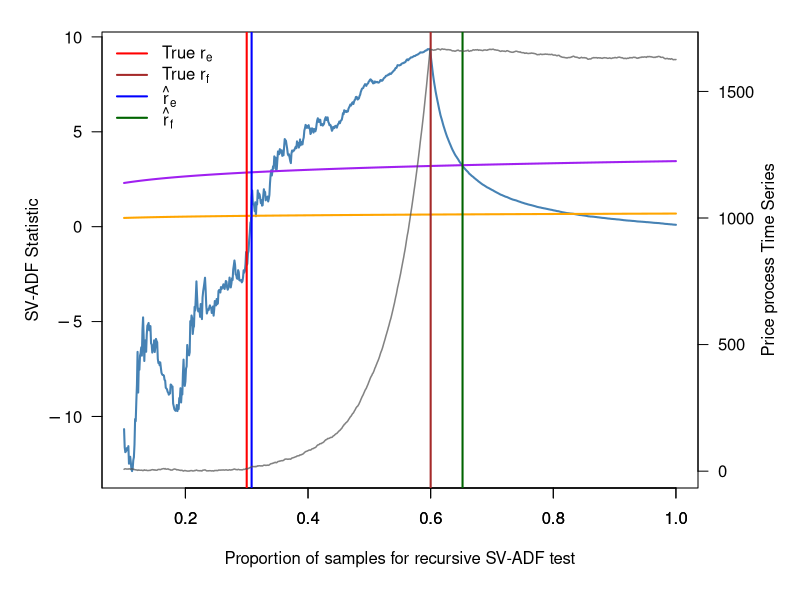
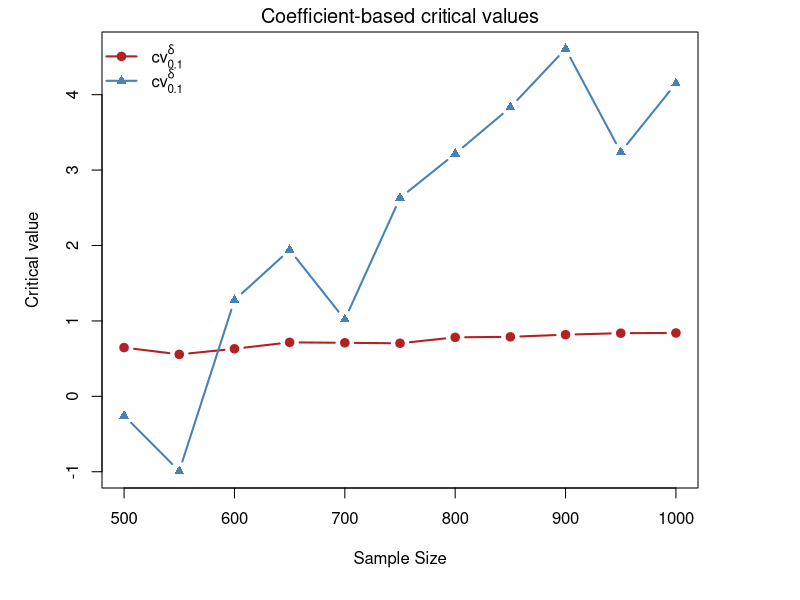

Reproduce these figures in R, in order.
################################################################################
# Threshold selections.R
#
# Replication code for Figure 12 of the main paper and Figure A.3 / Table A.1
# of the Online Appendix for:
#
# "Is There an AI Bubble? Robust Date-Stamping for Periods of Exuberance"
#
# Figure 12:
#   One simulated recursive SV-ADF path with:
#     - true bubble origination fraction r_e,
#     - true bubble collapse fraction r_f,
#     - estimated origination fraction \hat r_e,
#     - estimated collapse fraction \hat r_f.
#
# Online Appendix Figure A.3:
#   Simulated coefficient-based critical values under H0 and H1.
#
# Online Appendix Table A.1:
#   Simulated coefficient-based critical values for n = 500, 550, ..., 1000.
#
# Notes:
# - Package installation is intentionally omitted; see README.md.
# - This script uses only base R.
# - Set SAVE_FIGURES <- TRUE to save PDF/PNG figures.
# - Set RECOMPUTE_CRITICAL_VALUES <- TRUE to rerun the Monte Carlo simulation
#   for Table A.1 and Figure A.3. Otherwise, the paper values are used directly.
################################################################################

# ------------------------------------------------------------------------------
# Global settings
# ------------------------------------------------------------------------------

SAVE_FIGURES <- TRUE
SAVE_TABLES <- TRUE
SAVE_PNG_PREVIEW <- TRUE

RECOMPUTE_CRITICAL_VALUES <- FALSE

OUTPUT_DIR <- "figures"
TABLE_DIR <- "tables"

if (!dir.exists(OUTPUT_DIR)) {
  dir.create(OUTPUT_DIR, recursive = TRUE)
}

if (!dir.exists(TABLE_DIR)) {
  dir.create(TABLE_DIR, recursive = TRUE)
}

FIGURE12_PDF <- file.path(OUTPUT_DIR, "sv_adf_plot_simulated_one.pdf")
FIGURE12_PNG <- file.path(OUTPUT_DIR, "sv_adf_plot_simulated_one.png")

APPENDIX_FIGURE_A3_PDF <- file.path(OUTPUT_DIR, "critical_values_plot.pdf")
APPENDIX_FIGURE_A3_PNG <- file.path(OUTPUT_DIR, "critical_values_plot.png")

APPENDIX_TABLE_A1_CSV <- file.path(TABLE_DIR, "tableA1_critical_values.csv")

################################################################################
# Helper functions
################################################################################

# Axis-label helper.
# Large values are displayed in scientific notation, e.g. 10^5 or 2 * 10^5.
sci_tick_labels <- function(vals) {
  out <- character(length(vals))
  
  for (i in seq_along(vals)) {
    v <- vals[i]
    
    if (!is.finite(v)) {
      out[i] <- "''"
      next
    }
    
    if (abs(v) < .Machine$double.eps) {
      out[i] <- "0"
      next
    }
    
    abs_v <- abs(v)
    exponent <- floor(log10(abs_v))
    
    if (exponent >= 4 || exponent <= -3) {
      multiplier <- round(v / (10^exponent), 2)
      
      if (abs(multiplier - round(multiplier)) < 1e-8) {
        multiplier <- round(multiplier)
      }
      
      if (abs(multiplier - 1) < 1e-8) {
        out[i] <- paste0("10^", exponent)
      } else if (abs(multiplier + 1) < 1e-8) {
        out[i] <- paste0("-10^", exponent)
      } else {
        out[i] <- paste0(multiplier, "%*%10^", exponent)
      }
    } else {
      out[i] <- format(round(v, 2), trim = TRUE, scientific = FALSE)
    }
  }
  
  parse(text = out)
}

# Generate X_0, ..., X_n under stochastic volatility with one bubble episode.
#
# Model:
#   X_t = a_t X_{t-1} + u_t,
#   u_t = sigma_t epsilon_t,
#   log(sigma_t^2) = phi_n log(sigma_{t-1}^2) + eta_t,
#
# where:
#   a_t = 1 before the bubble,
#   a_t = delta_n during the bubble,
#   a_t = 1 after collapse.
generate_series_bubble_sv <- function(
    n,
    r_e,
    r_f,
    c,
    alpha,
    d,
    eta,
    x0 = 5,
    sigma2_0 = 1
) {
  tau_e <- floor(n * r_e)
  tau_f <- floor(n * r_f)
  
  stopifnot(tau_e >= 1, tau_f > tau_e, tau_f <= n)
  
  delta_n <- 1 + c / (n^alpha)
  phi_n <- 1 - d / log(log(n))
  
  X <- numeric(n + 1)
  X[1] <- x0
  
  log_sigma2_prev <- log(sigma2_0)
  
  for (t in seq_len(n)) {
    eta_t <- rnorm(1, mean = 0, sd = eta)
    log_sigma2_t <- phi_n * log_sigma2_prev + eta_t
    sigma_t <- sqrt(exp(log_sigma2_t))
    u_t <- sigma_t * rnorm(1)
    
    a_t <- if (t < tau_e) {
      1
    } else if (t < tau_f) {
      delta_n
    } else {
      1
    }
    
    X[t + 1] <- a_t * X[t] + u_t
    log_sigma2_prev <- log_sigma2_t
  }
  
  X
}

# Generate X_0, ..., X_n under the unit-root null with stochastic volatility.
#
# Model:
#   X_t = X_{t-1} + u_t.
generate_series_h0_sv <- function(
    n,
    d,
    eta,
    x0 = 100,
    sigma2_0 = 1
) {
  phi_n <- 1 - d / log(log(n))
  
  X <- numeric(n + 1)
  X[1] <- x0
  
  log_sigma2_prev <- log(sigma2_0)
  
  for (t in seq_len(n)) {
    eta_t <- rnorm(1, mean = 0, sd = eta)
    log_sigma2_t <- phi_n * log_sigma2_prev + eta_t
    sigma_t <- sqrt(exp(log_sigma2_t))
    u_t <- sigma_t * rnorm(1)
    
    X[t + 1] <- X[t] + u_t
    log_sigma2_prev <- log_sigma2_t
  }
  
  X
}

# Compute recursive coefficient-based and t-type ADF statistics over an s-grid.
#
# The coefficient-based statistic is:
#   DF_delta(s) = tau * (delta_hat_tau - 1),
# where tau = floor(ns).
adf_for_sgrid <- function(X_full, n, s_seq) {
  max_tau <- max(floor(n * s_seq))
  nX <- length(X_full) - 1
  
  stopifnot(nX >= max_tau)
  
  csX <- cumsum(X_full)
  csX2 <- cumsum(X_full^2)
  xy <- X_full[2:(n + 1)] * X_full[1:n]
  csXY <- cumsum(xy)
  
  tau_seq <- pmax(2, floor(n * s_seq))
  DF_delta <- rep(NA_real_, length(tau_seq))
  DF_t <- rep(NA_real_, length(tau_seq))
  
  for (k in seq_along(tau_seq)) {
    tau <- tau_seq[k]
    
    # Regression: X_t on a constant and X_{t-1}, for t = 1, ..., tau.
    S_reg <- csX[tau]
    S_y <- csX[tau + 1] - X_full[1]
    S_reg2 <- csX2[tau]
    S_y2 <- csX2[tau + 1] - X_full[1]^2
    S_cross <- csXY[tau]
    
    Xbar <- S_y / tau
    
    SSR_t <- S_reg2 - 2 * Xbar * S_reg + tau * Xbar^2
    
    if (!is.finite(SSR_t) || SSR_t <= 0) {
      next
    }
    
    Sxtyt <- S_cross - Xbar * (S_reg + S_y) + tau * Xbar^2
    SSY_t <- S_y2 - 2 * Xbar * S_y + tau * Xbar^2
    
    delta_hat <- Sxtyt / SSR_t
    sigma2_hat <- (SSY_t - 2 * delta_hat * Sxtyt + delta_hat^2 * SSR_t) / tau
    
    if (!is.finite(sigma2_hat) || sigma2_hat <= 0) {
      next
    }
    
    DF_delta[k] <- tau * (delta_hat - 1)
    DF_t[k] <- (delta_hat - 1) * sqrt(SSR_t) / sqrt(sigma2_hat)
  }
  
  data.frame(
    s = tau_seq / n,
    DF_delta = DF_delta,
    DF_t = DF_t
  )
}

# Full-sample coefficient-based DF statistic without intercept:
#   DF_delta = n * (delta_hat - 1).
df_delta_fullsample <- function(X_full) {
  n <- length(X_full) - 1
  
  Xlag <- X_full[1:n]
  Y <- X_full[2:(n + 1)]
  
  denom <- sum(Xlag^2)
  
  if (!is.finite(denom) || denom <= 0) {
    return(NA_real_)
  }
  
  delta_hat <- sum(Y * Xlag) / denom
  
  n * (delta_hat - 1)
}

# Coefficient-based DF statistic at a fixed recursive endpoint tau.
adf_delta_at_tau <- function(X_full, tau) {
  Xlag <- X_full[1:tau]
  Y <- X_full[2:(tau + 1)]
  
  Ybar <- mean(Y)
  SSR <- sum((Xlag - Ybar)^2)
  
  if (!is.finite(SSR) || SSR <= 0) {
    return(NA_real_)
  }
  
  Sxy <- sum((Xlag - Ybar) * (Y - Ybar))
  delta_hat <- Sxy / SSR
  
  tau * (delta_hat - 1)
}

################################################################################
# Figure 12
# One simulated recursive SV-ADF path
################################################################################

make_simulated_svadf_path_plot <- function(
    n = 1000,
    r_e = 0.3,
    r_f = 0.6,
    c_par = 0.5,
    alpha = 0.5,
    d_par = 1,
    eta_par = 0.1,
    seed = 123,
    save_figure = SAVE_FIGURES
) {
  set.seed(seed)
  
  X_full <- generate_series_bubble_sv(
    n = n,
    r_e = r_e,
    r_f = r_f,
    c = c_par,
    alpha = alpha,
    d = d_par,
    eta = eta_par,
    x0 = 10,
    sigma2_0 = 1
  )
  
  s_seq <- seq(0.1, 1.00, by = 0.001)
  adf_df <- adf_for_sgrid(X_full, n, s_seq)
  
  # Origination and collapse threshold curves.
  cv_orig <- log(n * adf_df$s) / 10
  cv_coll <- log(n * adf_df$s) / 2
  
  # Estimated origination:
  # first s where DF_delta exceeds log(ns)/10.
  idx_e <- which(adf_df$DF_delta > cv_orig)[1]
  rhat_e <- if (!is.na(idx_e)) adf_df$s[idx_e] else NA_real_
  
  # Estimated collapse:
  # first s after rhat_e + 0.05 where DF_delta falls below log(ns)/2.
  idx_f <- NA_integer_
  rhat_f <- NA_real_
  
  if (!is.na(rhat_e)) {
    idx_start_f <- which(adf_df$s >= rhat_e + 0.05)[1]
    
    if (!is.na(idx_start_f)) {
      idx_f_rel <- which(
        adf_df$DF_delta[idx_start_f:nrow(adf_df)] <
          cv_coll[idx_start_f:nrow(adf_df)]
      )[1]
      
      if (!is.na(idx_f_rel)) {
        idx_f <- idx_start_f + idx_f_rel - 1
        rhat_f <- adf_df$s[idx_f]
      }
    }
  }
  
  cat(sprintf("Estimated r_e (rhat_e) = %.3f\n", rhat_e))
  cat(sprintf("Estimated r_f (rhat_f) = %.3f\n", rhat_f))
  
  # Prepare |X_t| for the right y-axis overlay.
  t_idx <- 0:n
  s_x <- t_idx / n
  X_vals <- abs(X_full)
  
  keep <- s_x >= min(adf_df$s) & s_x <= max(adf_df$s)
  s_x <- s_x[keep]
  X_vals <- X_vals[keep]
  
  x_ylim <- range(X_vals, finite = TRUE)
  
  left_ticks <- pretty(range(c(adf_df$DF_delta, cv_orig, cv_coll), finite = TRUE))
  right_ticks <- pretty(x_ylim)
  
  draw_plot <- function() {
    par(mfrow = c(1, 1), mar = c(5.5, 5, 1.5, 5) + 0.1)
    
    plot(
      adf_df$s,
      adf_df$DF_delta,
      type = "l",
      col = "steelblue",
      lwd = 2,
      xlab = "Proportion of samples for recursive SV-ADF test",
      ylab = "SV-ADF Statistic",
      main = "",
      xaxt = "s",
      yaxt = "n"
    )
    
    axis(1)
    axis(2, at = left_ticks, labels = sci_tick_labels(left_ticks), las = 1)
    
    lines(adf_df$s, cv_orig, col = "orange", lwd = 2, lty = 1)
    lines(adf_df$s, cv_coll, col = "purple", lwd = 2, lty = 1)
    
    abline(v = r_e, col = "red", lty = 1, lwd = 2)
    abline(v = r_f, col = "brown", lty = 1, lwd = 2)
    
    if (!is.na(rhat_e)) {
      abline(v = rhat_e, col = "blue", lty = 1, lwd = 2)
    }
    
    if (!is.na(rhat_f)) {
      abline(v = rhat_f, col = "darkgreen", lty = 1, lwd = 2)
    }
    
    par(new = TRUE)
    
    plot(
      s_x,
      X_vals,
      type = "l",
      col = rgb(0.3, 0.3, 0.3, 0.7),
      lwd = 1.5,
      axes = FALSE,
      xlab = "",
      ylab = "",
      xlim = range(adf_df$s),
      ylim = x_ylim
    )
    
    axis(4, at = right_ticks, labels = sci_tick_labels(right_ticks), las = 1)
    mtext("Price process Time Series", side = 4, line = 3)
    
    legend(
      "topleft",
      legend = c(
        expression("True " * r[e]),
        expression("True " * r[f]),
        expression(hat(r)[e]),
        expression(hat(r)[f])
      ),
      col = c("red", "brown", "blue", "darkgreen"),
      lty = c(1, 1, 1, 1),
      lwd = c(2, 2, 2, 2),
      bty = "n"
    )
  }
  
  draw_plot()
  
  if (isTRUE(save_figure)) {
    grDevices::pdf(FIGURE12_PDF, width = 10, height = 6)
    draw_plot()
    grDevices::dev.off()
    
    if (isTRUE(SAVE_PNG_PREVIEW)) {
      grDevices::png(FIGURE12_PNG, width = 10, height = 6, units = "in", res = 300)
      draw_plot()
      grDevices::dev.off()
    }
  }
  
  invisible(list(
    X_full = X_full,
    adf_df = adf_df,
    rhat_e = rhat_e,
    rhat_f = rhat_f
  ))
}

################################################################################
# Online Appendix Table A.1 and Figure A.3
# Critical values under H0 and H1
################################################################################

# Simulate the 90% upper critical value under H0 for one sample size n.
critical_value_h0_upper <- function(
    n,
    B,
    d,
    eta,
    x0 = 1,
    sigma2_0 = 1
) {
  vals <- numeric(B)
  
  for (b in seq_len(B)) {
    X_full <- generate_series_h0_sv(
      n = n,
      d = d,
      eta = eta,
      x0 = x0,
      sigma2_0 = sigma2_0
    )
    
    vals[b] <- df_delta_fullsample(X_full)
  }
  
  stats::quantile(
    vals,
    probs = 0.90,
    na.rm = TRUE,
    names = FALSE,
    type = 7
  )
}

# Simulate the 10% lower critical value under H1 for one sample size n.
critical_value_h1_lower <- function(
    n,
    B,
    r_e,
    r_f,
    c,
    alpha,
    d,
    eta,
    x0 = 1,
    sigma2_0 = 1
) {
  tau_after_rf <- floor(n * r_f)
  
  if (tau_after_rf > n) {
    stop("tau_after_rf exceeds n")
  }
  
  vals <- numeric(B)
  
  for (b in seq_len(B)) {
    X_full <- generate_series_bubble_sv(
      n = n,
      r_e = r_e,
      r_f = r_f,
      c = c,
      alpha = alpha,
      d = d,
      eta = eta,
      x0 = x0,
      sigma2_0 = sigma2_0
    )
    
    vals[b] <- adf_delta_at_tau(X_full, tau = tau_after_rf)
  }
  
  stats::quantile(
    vals,
    probs = 0.10,
    na.rm = TRUE,
    names = FALSE,
    type = 7
  )
}

# Recompute critical values by Monte Carlo.
# This can be time-consuming, so the script also allows use of the paper values.
simulate_critical_value_table <- function(
    B = 1000,
    n_grid = seq(500, 1000, by = 50),
    d_par = 0.01,
    eta_par = 0.5,
    r_e = 0.3,
    r_f = 0.4,
    c_par = 1,
    alpha = 0.5,
    seed = 123
) {
  set.seed(seed)
  
  crit_90 <- numeric(length(n_grid))
  crit_10 <- numeric(length(n_grid))
  
  for (i in seq_along(n_grid)) {
    n <- n_grid[i]
    
    crit_90[i] <- critical_value_h0_upper(
      n = n,
      B = B,
      d = d_par,
      eta = eta_par,
      x0 = 1,
      sigma2_0 = 1
    )
    
    crit_10[i] <- critical_value_h1_lower(
      n = n,
      B = B,
      r_e = r_e,
      r_f = r_f,
      c = c_par,
      alpha = alpha,
      d = d_par,
      eta = eta_par,
      x0 = 1,
      sigma2_0 = 1
    )
    
    cat(sprintf(
      "Done n = %d, cv_90_H0 = %.4f, cv_10_H1 = %.4f\n",
      n,
      crit_90[i],
      crit_10[i]
    ))
  }
  
  data.frame(
    n = n_grid,
    cv_90_upper_H0 = crit_90,
    cv_10_lower_H1 = crit_10
  )
}

# Paper values used in Online Appendix Table A.1.
get_paper_critical_value_table <- function() {
  data.frame(
    n = c(500, 550, 600, 650, 700, 750, 800, 850, 900, 950, 1000),
    cv_90_upper_H0 = c(
      0.6463, 0.5563, 0.6304, 0.7157, 0.7097, 0.7037,
      0.7823, 0.7888, 0.8174, 0.8374, 0.8403
    ),
    cv_10_lower_H1 = c(
      -0.2566, -0.9916, 1.2746, 1.9418, 1.0183, 2.6310,
      3.2163, 3.8318, 4.6070, 3.2394, 4.1479
    )
  )
}

make_critical_value_plot <- function(
    cv_table,
    save_figure = SAVE_FIGURES
) {
  y_limits <- range(
    c(cv_table$cv_90_upper_H0, cv_table$cv_10_lower_H1),
    finite = TRUE
  )
  
  draw_plot <- function() {
    plot(
      cv_table$n,
      cv_table$cv_90_upper_H0,
      type = "b",
      pch = 19,
      lwd = 2,
      col = "firebrick",
      ylim = y_limits,
      xlab = "Sample Size",
      ylab = "Critical value",
      main = expression(paste("Coefficient-based critical values"))
    )
    
    lines(
      cv_table$n,
      cv_table$cv_10_lower_H1,
      type = "b",
      pch = 17,
      lwd = 2,
      col = "steelblue"
    )
    
    legend(
      "topleft",
      legend = c(
        expression(cv[0.10,H[0]]^delta),
        expression(cv[0.10,H[1]]^delta)
      ),
      col = c("firebrick", "steelblue"),
      lty = 1,
      pch = c(19, 17),
      lwd = 2,
      bty = "n"
    )
  }
  
  draw_plot()
  
  if (isTRUE(save_figure)) {
    grDevices::pdf(APPENDIX_FIGURE_A3_PDF, width = 8, height = 5)
    draw_plot()
    grDevices::dev.off()
    
    if (isTRUE(SAVE_PNG_PREVIEW)) {
      grDevices::png(APPENDIX_FIGURE_A3_PNG, width = 8, height = 5, units = "in", res = 300)
      draw_plot()
      grDevices::dev.off()
    }
  }
  
  invisible(cv_table)
}

################################################################################
# Run all outputs
################################################################################

# Figure 12 of the main paper.
figure12_output <- make_simulated_svadf_path_plot(
  n = 1000,
  r_e = 0.3,
  r_f = 0.6,
  c_par = 0.5,
  alpha = 0.5,
  d_par = 1,
  eta_par = 0.1,
  seed = 123,
  save_figure = SAVE_FIGURES
)

# Table A.1 and Figure A.3 of the Online Appendix.
critical_value_table <- if (isTRUE(RECOMPUTE_CRITICAL_VALUES)) {
  simulate_critical_value_table(
    B = 1000,
    n_grid = seq(500, 1000, by = 50),
    d_par = 0.01,
    eta_par = 0.5,
    r_e = 0.3,
    r_f = 0.4,
    c_par = 1,
    alpha = 0.5,
    seed = 123
  )
} else {
  get_paper_critical_value_table()
}

print(critical_value_table)

if (isTRUE(SAVE_TABLES)) {
  write.csv(
    critical_value_table,
    file = APPENDIX_TABLE_A1_CSV,
    row.names = FALSE
  )
}

make_critical_value_plot(
  cv_table = critical_value_table,
  save_figure = SAVE_FIGURES
)

################################################################################
# End of script
################################################################################
